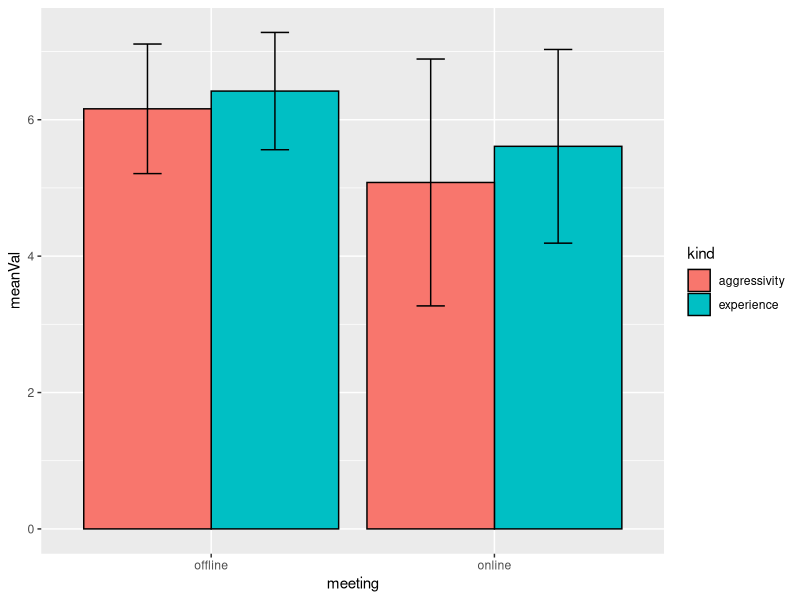
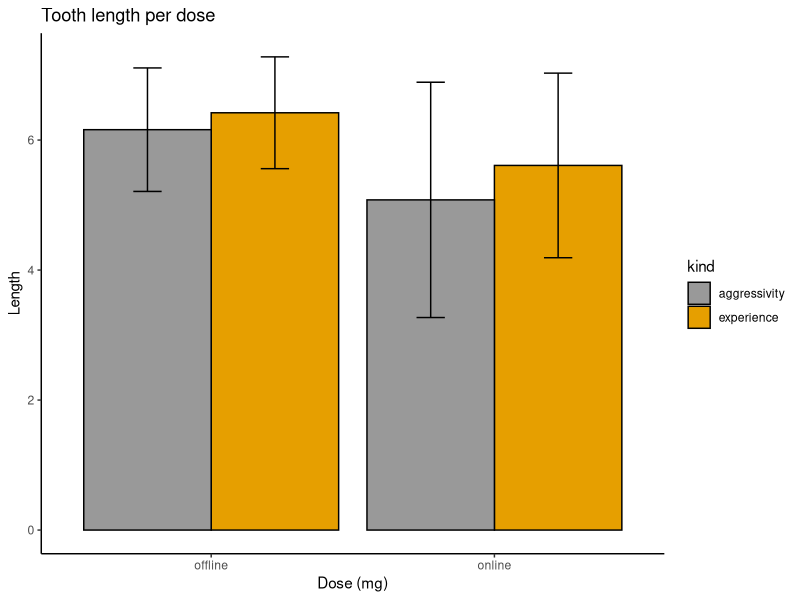
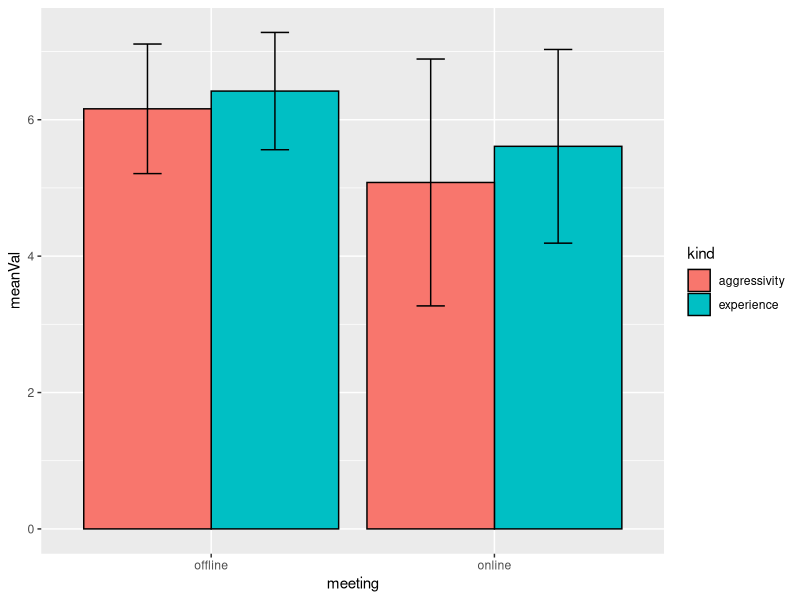

The R script that drew these images, in order:
#install.package("")
install.packages("ggplot2")
install.packages("pylr")
install.packages("dplyr")
library(ggplot2)
library(plyr)
library(dplyr)

### Set File Path for Window Environment
setwd('C:/Users/LeeSooHwan/Desktop/DataVisualization-ZoomProj')
### Set File Path for Mac Environment
setwd("/Users/Soohwan/Desktop/DataVisualization-ZoomProj")


### Read Raw Data
data <- read.csv(file = "./rawData/questionnaire/rawData.csv", header=T, fileEncoding="UTF-8-BOM")


### Age of Participants
meanAge = mean(data$age)
variationAge = var(data$age)
stdAge = sd(data$age)


### Normality Test
# Previous Experience
shapiro.test(data$offlineExperience)
shapiro.test(data$offlineAggressivity)
shapiro.test(data$onlineExperience)
shapiro.test(data$onlineAggressivity)
# Online Experience - Participation Change
shapiro.test(data$onlineMeetingParticipationChange)
shapiro.test(data$onlineClassParticipationChange)
# Online Experience - Overal Satisfaction
shapiro.test(data$onlineSatisfaction)
shapiro.test(data$onlineVerbalSatisfaction)
shapiro.test(data$onlineNonverbalSatisfaction)


### Data Preprocessing Function (summary data)
data_summary <- function(data, varname, groupnames){
  require(plyr)
  summary_func <- function(x, col){
    c(mean = mean(x[[col]], na.rm=TRUE), sd = sd(x[[col]], na.rm=TRUE))
  }
  data_sum<-ddply(data, groupnames, .fun=summary_func,varname)
  data_sum <- rename(data_sum, c("mean" = varname))
  return(data_sum)
}


### Previous Experience for On/Offline Meeting
# Data Preprocessing
previousExperience <- read.csv(file = "./rawData/questionnaire/previousExperience.csv", header=T, fileEncoding="UTF-8-BOM")
head(previousExperience)
m <- c("offline", "online")
k <- c("experience", "aggressivity")
pe_summary <- data.frame(matrix(ncol = 4))
colnames(pe_summary) <- c("meeting", "kind", "meanVal", "sdVal")
for (i in 1:length(m)) {
  for (j in 1:length(k)) {
    meanVal <- (mean(subset(previousExperience, previousExperience$meeting == m[i] & previousExperience$kind == k[j])$value))
    sdVal <- (sd(subset(previousExperience, previousExperience$meeting == m[i] & previousExperience$kind == k[j])$value))
    pe_summary <- rbind(pe_summary, c(m[i], k[j], round(meanVal,2), round(sdVal,2)))
  } 
} 
pe_summary <- pe_summary[-1 , ]
row.names(pe_summary) = NULL
# Change the Mean & Std to Numeric Value
pe_summary$meanVal = as.numeric(pe_summary$meanVal)
pe_summary$sdVal = as.numeric(pe_summary$sdVal)
# Default bar plot
p <- ggplot(pe_summary, aes(x=meeting, y=meanVal, fill=kind)) + 
  geom_bar(stat="identity", color="black", position=position_dodge()) +
  geom_errorbar(aes(ymin=meanVal-sdVal, ymax=meanVal+sdVal), width=.2,position=position_dodge(.9))
print(p)
# Finished bar plot
p+labs(title="Tooth length per dose", x="Dose (mg)", y = "Length")+
  theme_classic() +
  scale_fill_manual(values=c('#999999','#E69F00'))
print(p)
# t-test (?)



### Online Experience - Participation Change
# Elicit dataframe form main data
onlineParticipationChange = subset(data, select = c(onlineMeetingParticipationChange, onlineClassParticipationChange))
# Data Visualization


### Online Experience - Overal Satisfaction
# Elicit dataframe form main data
onlineSatisfaction = subset(data, select = c(onlineSatisfaction,onlineVerbalSatisfaction,onlineNonverbalSatisfaction))
# Data Visualization

